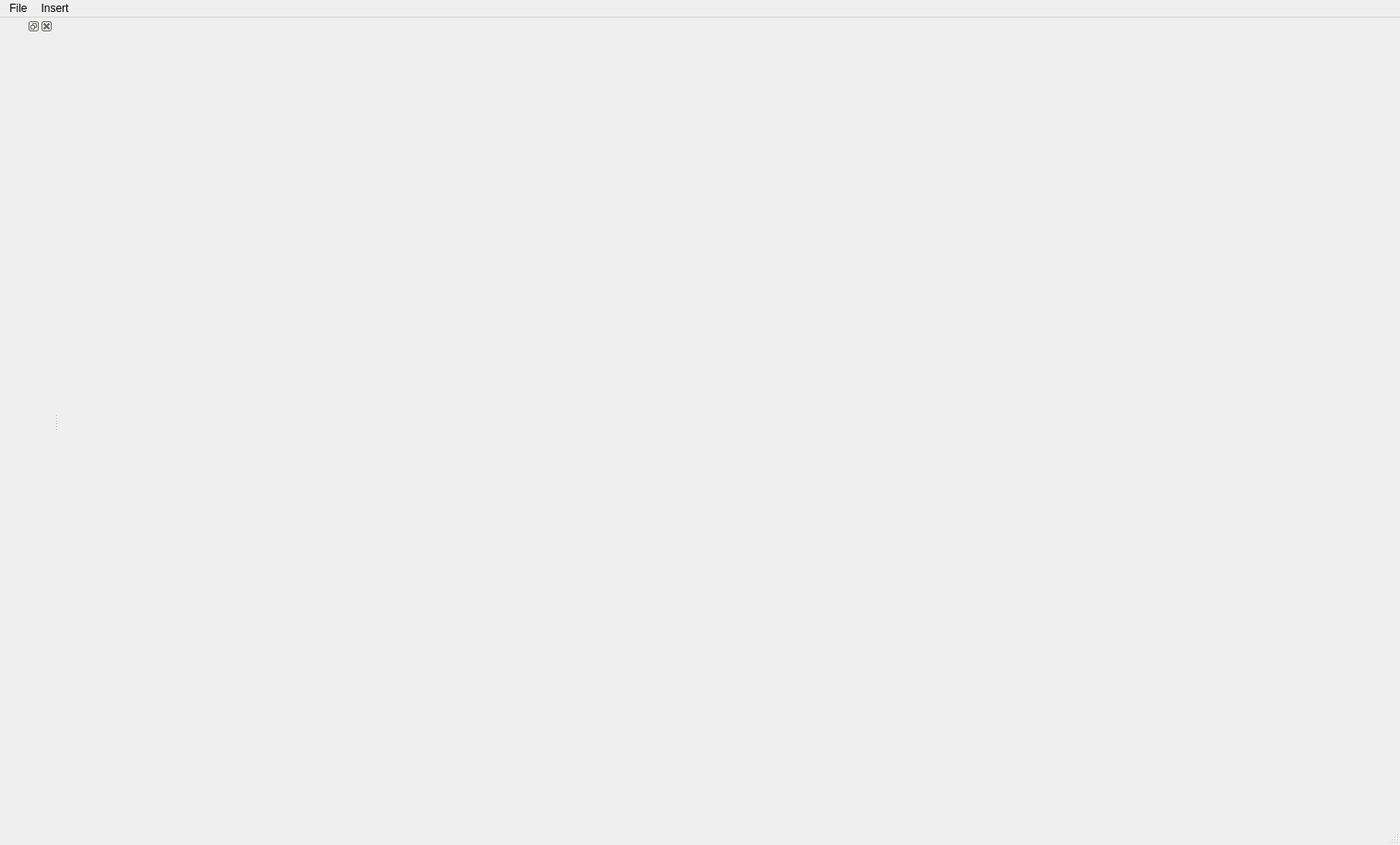
<?xml version="1.0" encoding="UTF-8"?>
<ui version="4.0">
 <class>MainWindow</class>
 <widget class="QMainWindow" name="MainWindow">
  <property name="geometry">
   <rect>
    <x>0</x>
    <y>0</y>
    <width>1518</width>
    <height>916</height>
   </rect>
  </property>
  <property name="windowTitle">
   <string>MainWindow</string>
  </property>
  <widget class="QWidget" name="centralwidget"/>
  <widget class="QMenuBar" name="menubar">
   <property name="geometry">
    <rect>
     <x>0</x>
     <y>0</y>
     <width>1518</width>
     <height>21</height>
    </rect>
   </property>
   <widget class="QMenu" name="menuFile">
    <property name="title">
     <string>File</string>
    </property>
    <addaction name="actionNew"/>
    <addaction name="actionOpen"/>
    <addaction name="actionSave"/>
    <addaction name="separator"/>
    <addaction name="actionExit"/>
   </widget>
   <widget class="QMenu" name="menuInsert">
    <property name="title">
     <string>Insert</string>
    </property>
    <widget class="QMenu" name="menuContainers">
     <property name="title">
      <string>Containers</string>
     </property>
     <addaction name="actionDiv"/>
     <addaction name="actionImg"/>
    </widget>
    <widget class="QMenu" name="menuText_Markup">
     <property name="title">
      <string>Text Markup</string>
     </property>
     <addaction name="action_p"/>
    </widget>
    <addaction name="menuContainers"/>
    <addaction name="menuText_Markup"/>
   </widget>
   <addaction name="menuFile"/>
   <addaction name="menuInsert"/>
  </widget>
  <widget class="QStatusBar" name="statusbar"/>
  <widget class="QDockWidget" name="dockWidget">
   <attribute name="dockWidgetArea">
    <number>1</number>
   </attribute>
   <widget class="QWidget" name="dockWidgetContents"/>
  </widget>
  <action name="actionNew">
   <property name="text">
    <string>New</string>
   </property>
  </action>
  <action name="actionOpen">
   <property name="text">
    <string>Open</string>
   </property>
  </action>
  <action name="actionSave">
   <property name="text">
    <string>Save</string>
   </property>
  </action>
  <action name="actionExit">
   <property name="text">
    <string>Exit</string>
   </property>
  </action>
  <action name="actionDiv">
   <property name="text">
    <string>&lt;div&gt;</string>
   </property>
  </action>
  <action name="actionImg">
   <property name="text">
    <string>&lt;img&gt;</string>
   </property>
  </action>
  <action name="action_p">
   <property name="text">
    <string>&lt;p&gt;</string>
   </property>
  </action>
 </widget>
 <resources/>
 <connections/>
</ui>
